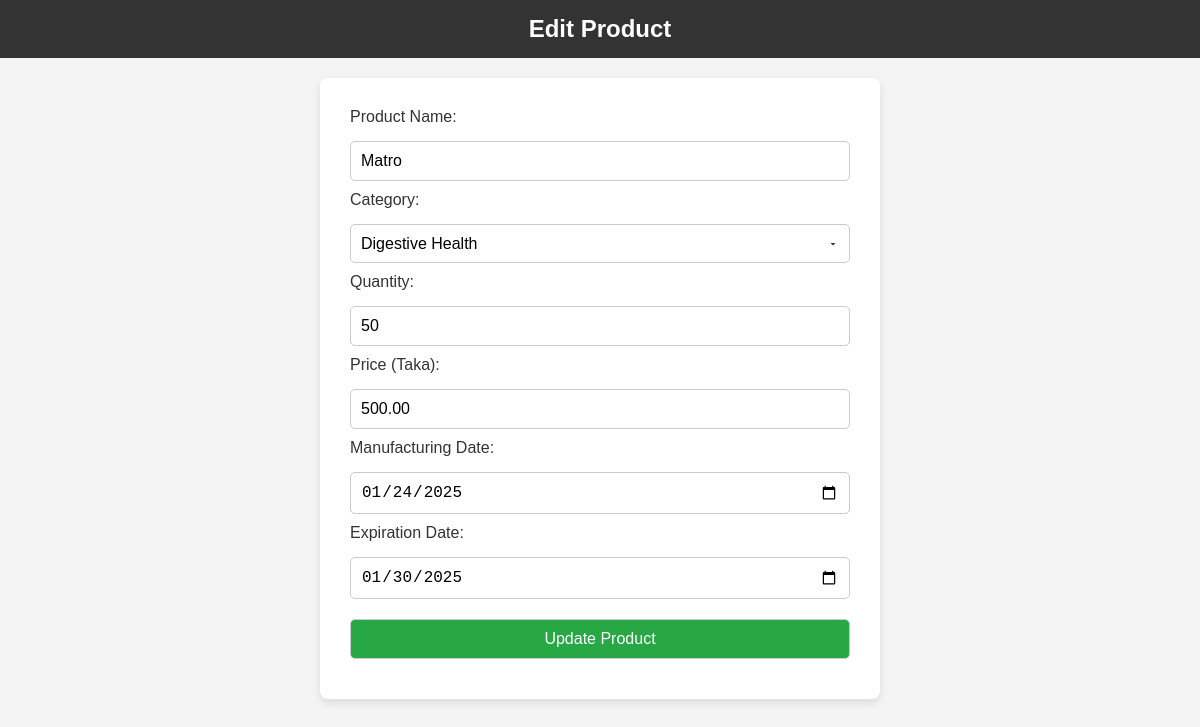
The page /View/edit_product.php?productID=205819 (signed in) on the database its author committed.
### tables this page shows
CREATE TABLE `products` (
  `productID` varchar(20) NOT NULL,
  `name` varchar(255) NOT NULL,
  `category` varchar(50) NOT NULL,
  `quantity` int(11) NOT NULL,
  `price` decimal(10,2) NOT NULL,
  `manufactureDate` date NOT NULL,
  `expirationDate` date NOT NULL
);

### View/Edit_product.php (the view, shortened to what this page needs)
<?php
include('../Model/db_connect.php');
if (isset($_GET['productID'])) {
    $productID = $_GET['productID'];
    $sql = "SELECT * FROM products WHERE productID = '$productID'";
    $result = $conn->query($sql);
    if ($result->num_rows > 0) {
        $product = $result->fetch_assoc();
    } else {
        echo "Product not found.";
        exit;
    }
}
$categorySQL = "SELECT DISTINCT category FROM products";
$categoryResult = $conn->query($categorySQL);
?>
<!DOCTYPE html>
<html lang="en">
<head>
    <link rel="stylesheet" href="edit.css">
</head>
<body>
<header>
    <div class="header-title">Edit Product</div>
</header>
<div class="main-container">
    <div class="container">
        <form action="edit_product.php?productID=<?php echo $productID; ?>" method="POST" id="editProductForm">
            <label for="name">Product Name:</label>
            <input type="text" name="name" value="<?php echo $product['name']; ?>" required><br>
            <label for="category">Category:</label>
            <select name="category" required>
                <?php
                if ($categoryResult->num_rows > 0) {
                    while ($row = $categoryResult->fetch_assoc()) {
                        $selected = ($row['category'] == $product['category']) ? "selected" : "";
                        echo "<option value='" . $row['category'] . "' $selected>" . $row['category'] . "</option>";
                    }
                } else {
                    echo "<option value=''>No categories available</option>";
                }
                ?>
            </select><br>
            <label for="quantity">Quantity:</label>
            <input type="number" name="quantity" value="<?php echo $product['quantity']; ?>" required><br>
            <label for="price">Price (Taka):</label>
            <input type="number" name="price" value="<?php echo $product['price']; ?>" step="0.01" min="0" required><br>
            <label for="manufactureDate">Manufacturing Date:</label>
            <input type="date" name="manufactureDate" value="<?php echo $product['manufactureDate']; ?>" required><br>
            <label for="expirationDate">Expiration Date:</label>
            <input type="date" name="expirationDate" value="<?php echo $product['expirationDate']; ?>" required><br>
            <button type="submit">Update Product</button>
        </form>
    </div>
</div>
</body>
</html>

### View/edit.css (style rules this page uses)
body { font-family: Arial, sans-serif; margin: 0; padding: 0; background-color: #f4f4f4; }
header { background-color: #333; color: white; padding: 15px; text-align: center; }
.main-container { display: flex; justify-content: center; align-items: center; min-height: 100vh; padding: 20px; }
.container { margin-bottom: 500px; background-color: #fff; padding: 30px; border-radius: 8px; box-shadow: 0 4px 8px rgba(0, 0, 0, 0.1); max-width: 500px; width: 100%; }
header .header-title { font-size: 24px; font-weight: bold; }
form input[type="text"], form input[type="number"], form input[type="date"], form select, form button { width: 100%; padding: 10px; margin: 10px 0; border: 1px solid #ccc; border-radius: 5px; box-sizing: border-box; font-size: 16px; }
form select { appearance: none; background-color: #fff; background-size: 12px; padding-right: 40px; cursor: pointer; }
form label { font-size: 16px; margin-bottom: 5px; display: block; color: #333; }
button { background-color: #007bff; color: white; font-size: 16px; cursor: pointer; border: none; padding: 12px; border-radius: 5px; transition: background-color 0.3s ease; }
form button[type="submit"] { background-color: #28a745; }

### rows shown on the page
products: name "Matro", quantity "50", price "500.00", manufactureDate "01/24/2025", expirationDate "01/30/2025"

### other values the page prints
form field category "Digestive Health"
